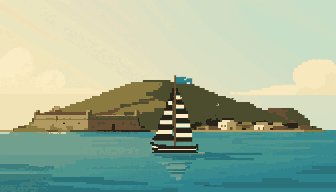
#> input picture crates/acs-viewer/assets/title.png, 336 x 192 px, given in place of assets, which was not available
$ python quilt.py out ../crates/acs-viewer/assets
#> lines starting #> are read from the running program, lines starting #| are printed output that depends on the picture; after the words box and inside, x2 and y2 are one past the last pixel; in counts of white or black regions, pixels touching at a corner belong together
"""Makes a texture tile seamless without AI, by image quilting (Efros and
Freeman, SIGGRAPH 2001).

Usage: python scripts/quilt.py OUTDIR IMAGE... [--patch 0.5] [--band 0.12]

1. Roll the image by half: its outer edges are now the old centre lines,
   which wrap, and the old edges meet in a seam cross through the middle.
2. Cover the cross with three patches of the image's own seam-free parts:
   a vertical strip from the image rolled only vertically, a horizontal
   strip from the image rolled only horizontally, and the original centre
   where the two strips cross.
3. Each patch side is cut along the minimum-error path through an overlap
   band (dynamic programming), so the joins run where the images already
   agree, between tree crowns or waves rather than through them.

The art is kept exactly, only rearranged. Features near the edges of the
source can be lost under the patches, so prompt for features spread evenly
across the whole image. Writes OUTDIR/<name>.png and OUTDIR/<name>-check.png
(2 x 2 repeats, original left, result right).

Run it only on art we generated or drew (docs/design.md, art pipeline).
Needs Pillow and NumPy.
"""
import argparse
from pathlib import Path

import numpy as np
from PIL import Image, ImageFilter


def min_path(err):
    """Minimum-cost top-to-bottom path through err (rows x cols): a column per row."""
    h, w = err.shape
    cost = err.copy()
    for y in range(1, h):
        prev = cost[y - 1]
        cost[y] += np.minimum(np.minimum(np.r_[np.inf, prev[:-1]], prev), np.r_[prev[1:], np.inf])
    path = np.empty(h, int)
    path[-1] = int(np.argmin(cost[-1]))
    for y in range(h - 2, -1, -1):
        x = path[y + 1]
        lo, hi = max(0, x - 1), min(w, x + 2)
        path[y] = lo + int(np.argmin(cost[y, lo:hi]))
    return path


def paste_cut(base, src, y0, y1, x0, x1, band, sides):
    """Paste src[y0:y1, x0:x1] over base, each side in `sides` ('l', 'r', 't',
    'b') cut along the minimum-error path through a band of that width."""
    P, B = src[y0:y1, x0:x1], base[y0:y1, x0:x1]
    err = ((P - B) ** 2).sum(2)
    H, W = err.shape
    inside = np.ones((H, W), bool)
    if "l" in sides:
        p = min_path(err[:, :band])
        for y in range(H):
            inside[y, :p[y]] = False
    if "r" in sides:
        p = min_path(err[:, W - band:]) + W - band
        for y in range(H):
            inside[y, p[y] + 1:] = False
    if "t" in sides:
        p = min_path(err[:band, :].T)
        for x in range(W):
            inside[:p[x], x] = False
    if "b" in sides:
        p = min_path(err[H - band:, :].T) + H - band
        for x in range(W):
            inside[p[x] + 1:, x] = False
    m = Image.fromarray((inside * 255).astype(np.uint8)).filter(ImageFilter.GaussianBlur(1.5))
    m = np.asarray(m).astype(float)[..., None] / 255
    out = base.copy()
    out[y0:y1, x0:x1] = P * m + B * (1 - m)
    return out


def quilt(img, patch=0.5, band=0.12):
    """A seamless version of img (PIL image); patch and band are fractions of its size."""
    a = np.asarray(img.convert("RGB")).astype(float)
    h, w = a.shape[:2]
    S = int(min(h, w) * patch)
    bw = int(min(h, w) * band)
    cy, cx = (h - S) // 2, (w - S) // 2
    out = np.roll(a, (h // 2, w // 2), axis=(0, 1))
    out = paste_cut(out, np.roll(a, h // 2, axis=0), 0, h, cx, cx + S, bw, "lr")
    out = paste_cut(out, np.roll(a, w // 2, axis=1), cy, cy + S, 0, w, bw, "tb")
    out = paste_cut(out, a, cy, cy + S, cx, cx + S, bw, "lrtb")
    return Image.fromarray(out.clip(0, 255).astype(np.uint8))


def repeat2(im):
    w, h = im.size
    out = Image.new("RGB", (w * 2, h * 2))
    for x in (0, w):
        for y in (0, h):
            out.paste(im, (x, y))
    return out


def main():
    ap = argparse.ArgumentParser(description=__doc__.split("\n\n")[0])
    ap.add_argument("outdir", type=Path)
    ap.add_argument("images", type=Path, nargs="+")
    ap.add_argument("--patch", type=float, default=0.5)
    ap.add_argument("--band", type=float, default=0.12)
    a = ap.parse_args()
    a.outdir.mkdir(parents=True, exist_ok=True)
    for f in a.images:
        im = Image.open(f).convert("RGB")
#> im is the input picture: PIL image 336x192 RGB; mean R, G, B 158.5, 178.6, 154.3
        res = quilt(im, a.patch, a.band)
#> after the loop in min_path, `for y in range(h - 2, -1, -1):`: path = 192 values, max 22 at index 105, min 4 at index 20, mean 13.9
#> in paste_cut, `p = min_path(err[:, :band])`: p has the same summary as path in min_path
#> after the loop in paste_cut, `for y in range(H):`:
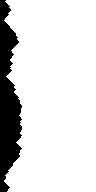
#> inside: shape (192, 96) bool; 85.5% white; 1 black region, box (x1, y1, x2, y2) and area: (0, 0, 22, 192) 2668
#> after the loop in min_path (call 2), `for y in range(1, h):`:
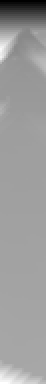
#> cost: shape (192, 23) float64 (shown 2 times larger); min 68825, max 1749757, mean 1096253.5; drawn with min black and max white
#> after the loop in min_path (call 2), `for y in range(h - 2, -1, -1):`: path = 192 values, max 22 at index 188, min 0 at index 0, mean 8.86
#> in paste_cut, `p = min_path(err[:, W - band:]) + W - band`: p = 192 values, max 95 at index 188, min 73 at index 0, mean 81.86
#> after the loop in paste_cut, `for y in range(H):`: inside: shape (192, 96) bool; 71.8% white; 3 black regions (1 under 20 px), largest, box (x1, y1, x2, y2) and area: (0, 0, 22, 192) 2668, (74, 0, 96, 188) 2520
#> call 2 of paste_cut, with y0 = 48, y1 = 144, x0 = 0, x1 = 336, band = 23, sides = 'tb'
#> after the loop in min_path (call 3), `for y in range(1, h):`:
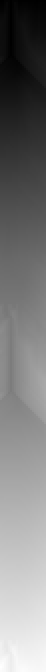
#> cost: shape (336, 23) float64 (shown 2 times larger); min 914, max 6344066.3, mean 3056477.2; drawn with min black and max white
#> after the loop in min_path (call 3), `for y in range(h - 2, -1, -1):`: path = 336 values, max 8 at index 30, min 0 at index 46, mean 3.43
#> in paste_cut (call 2), `p = min_path(err[:band, :].T)`: p has the same summary as path in min_path
#> after the loop in paste_cut (call 2), `for x in range(W):`: inside: shape (96, 336) bool; 96.4% white; 5 black regions (1 under 20 px), largest, box (x1, y1, x2, y2) and area: (251, 0, 336, 8) 408, (148, 0, 212, 8) 308, (0, 0, 46, 8) 241, (78, 0, 144, 6) 195
#> after the loop in paste_cut (call 2), `for x in range(W):`:
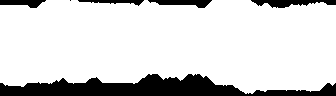
#> inside: shape (96, 336) bool; 83.7% white; 6 black regions (1 under 20 px), largest, box (x1, y1, x2, y2) and area: (0, 74, 336, 96) 4105, (251, 0, 336, 8) 408, (148, 0, 212, 8) 308, (0, 0, 46, 8) 241, (78, 0, 144, 6) 195
#> call 3 of paste_cut, with y0 = 48, y1 = 144, x0 = 120, x1 = 216, band = 23, sides = 'lrtb'
#> after the loop in paste_cut (call 3), `for y in range(H):`: inside: shape (96, 96) bool; 88.7% white; 1 black region, box (x1, y1, x2, y2) and area: (0, 0, 22, 96) 1043
#> after the loop in paste_cut (call 3), `for y in range(H):`: inside: shape (96, 96) bool; 78% white; 3 black regions, box (x1, y1, x2, y2) and area: (0, 0, 22, 96) 1043, (74, 46, 96, 96) 579, (82, 0, 96, 44) 407
#> after the loop in paste_cut (call 3), `for x in range(W):`: inside: shape (96, 96) bool; 71.2% white; 2 black regions, box (x1, y1, x2, y2) and area: (0, 0, 96, 96) 2077, (74, 46, 96, 96) 579
#> after the loop in paste_cut (call 3), `for x in range(W):`:
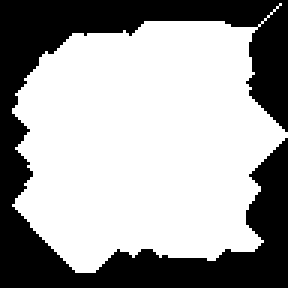
#> inside: shape (96, 96) bool (shown 3 times larger); 63.4% white; 1 black region, box (x1, y1, x2, y2) and area: (0, 0, 96, 96) 3374
#> in paste_cut (call 3), `out[y0:y1, x0:x1] = P * m + B * (1 - m)`:
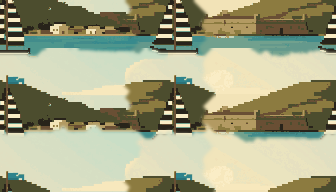
#> out: shape (192, 336, 3) float64; mean R, G, B 163.3, 164.6, 132.5
        res.save(a.outdir / f"{f.stem}.png")
        w, h = im.size
        check = Image.new("RGB", (w * 2 + 16, h), (96, 96, 104))
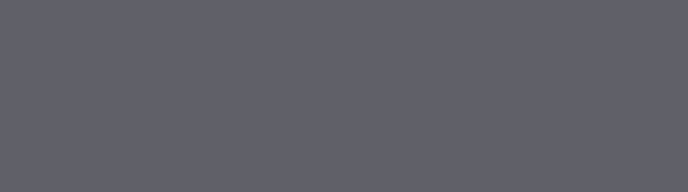
#> check: PIL image 688x192 RGB; mean R, G, B 96, 96, 104
        check.paste(repeat2(im).resize((w, h)), (0, 0))
#> in repeat2, `out = Image.new("RGB", (w * 2, h * 2))`: out: PIL image 672x384 RGB; every value is 0
        check.paste(repeat2(res).resize((w, h)), (w + 16, 0))
        check.save(a.outdir / f"{f.stem}-check.png")
        print(f.stem)


if __name__ == "__main__":
    main()
